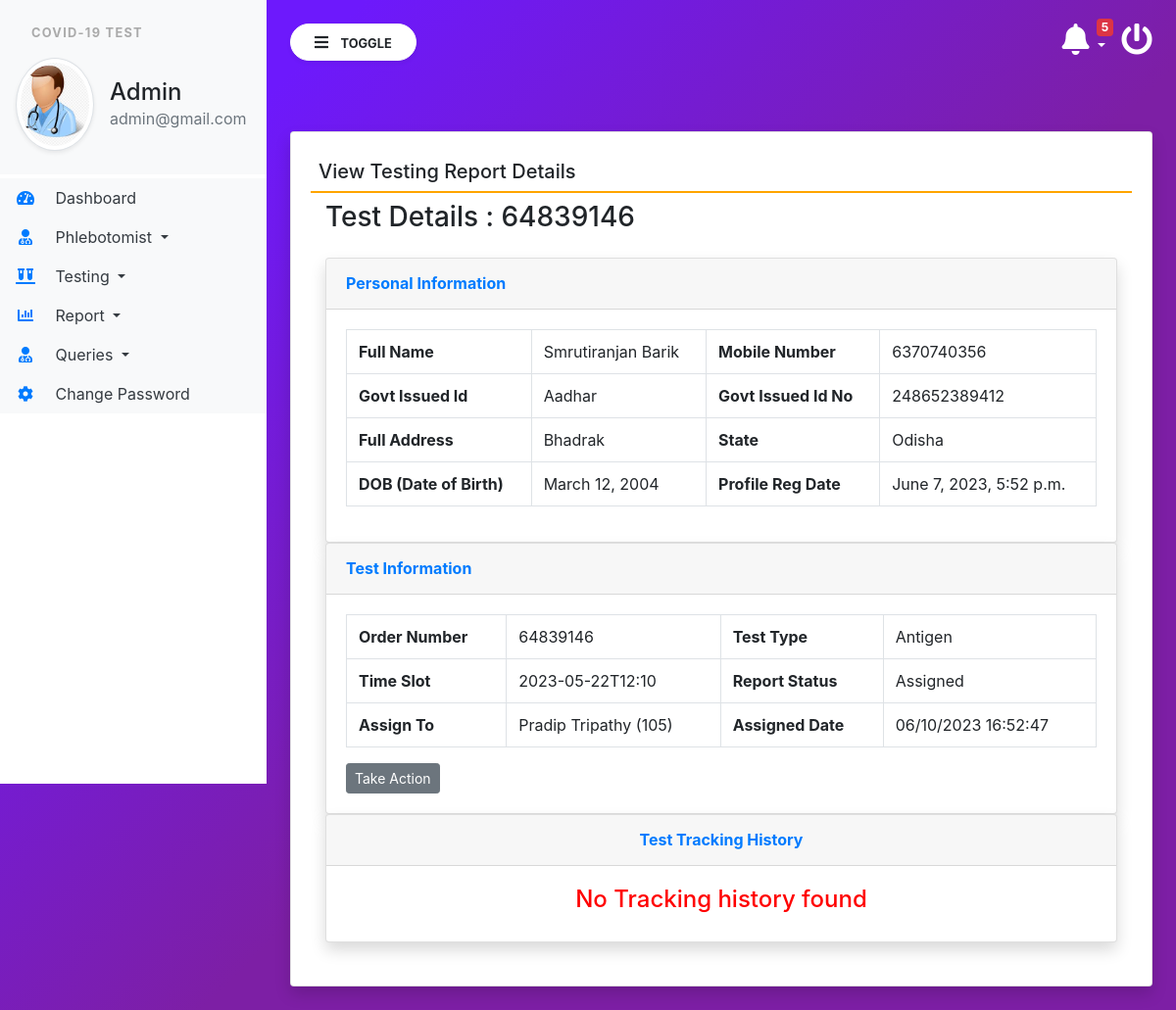
The page /viewTestingDtls/22 (signed in) on the database its author committed.
### covid/models.py (models this page shows, shortened)
class Testrecord(models.Model):
    OrderNumber = models.CharField(max_length=50, null=True)
    patient = models.ForeignKey(Patients,on_delete=models.CASCADE)
    TestType = models.CharField(max_length=250, null=True)
    TestTimeSlot = models.CharField(max_length=150, null=True)
    ReportStatus = models.CharField(max_length=200, null=True)
    FinalReport = models.FileField(null=True,blank=True)
    ReportUploadTime = models.CharField(max_length=150,null=True)
    RegistrationDate = models.DateTimeField(auto_now_add=True)
    phlebotomist = models.ForeignKey(Phlebotomist,on_delete=models.CASCADE, null=True)
    AssignedTime = models.CharField(max_length=150, null=True)

class Patients(models.Model):
    FullName = models.CharField(max_length=150, null=True)
    MobileNumber = models.CharField(max_length=15, null=True)
    DateOfBirth = models.DateField(null=True)
    GovtIssuedId = models.CharField(max_length=150,null=True)
    GovtIssuedIdNo = models.CharField(max_length=150, null=True)
    FullAddress = models.CharField(max_length=350, null=True)
    State = models.CharField(max_length=200, null=True)
    RegistrationDate = models.DateTimeField(auto_now_add=True)

class Phlebotomist(models.Model):
    EmpID = models.CharField(max_length=100, null=True)
    FullName = models.CharField(max_length=150, null=True)
    MobileNumber = models.CharField(max_length=15, null=True)
    RegDate = models.DateTimeField(auto_now_add=True)

### covid/views.py (the view)
# urls.py: path('viewTestingDtls/<int:pid>', viewTestingDtls,name='viewTestingDtls'),
def viewTestingDtls(request,pid):
    if not request.user.is_authenticated:
        return redirect('admin_login')
    test = Testrecord.objects.get(id=pid)
    report1 = Reporttracking.objects.filter(testRecord=test)
    testid = test.id
    phlebomist = Phlebotomist.objects.all()
    reportcount = Reporttracking.objects.filter(testRecord=test).count()
    try:
        if request.method == "POST":
            phlebotomistid = request.POST['assignto']
            ReportStatus = "Assigned"
            phlebotomist1 = Phlebotomist.objects.get(id=phlebotomistid)
            try:
                test.phlebotomist = phlebotomist1
                test.ReportStatus = ReportStatus
                now = datetime.now()
                test.AssignedTime = now.strftime("%m/%d/%Y %H:%M:%S")
                test.save()
                error = "no"
            except:
                error="yes"
    except:
        if request.method == "POST":
            ReportStatus = request.POST['ReportStatus']
            remark = request.POST['remark']
            try:
                reporttracking = Reporttracking.objects.create(testRecord=test,Remark=remark,Status=ReportStatus)
                test.ReportStatus = ReportStatus
                test.save()
                error1 = "no"
                try:
                    report = request.FILES['report']
                    test.FinalReport = report
                    now = datetime.now()
                    test.ReportUploadTime = now.strftime("%m/%d/%Y %H:%M:%S")
                    test.save()
                except:
                    pass
            except:
                error1 = "yes"
    return render(request,'viewTestingDtls.html', locals())

### covid/templatetags/custom_tag.py (called while the page is built)
@register.filter(name = 'notification')
def notification(obj):
    test  = Testrecord.objects.filter(ReportStatus="Not Processed yet")
    return test

@register.simple_tag()
def notificationcount(*args, **kwargs):
    testcount  = Testrecord.objects.filter(ReportStatus="Not Processed yet").count()
    return testcount

### covid/templates/viewTestingDtls.html (shortened to what this page needs)
{% extends 'admin_base.html' %}
{% block main  %}
<div class="card shadow mt-5">
    <div class="card-body">
        <h5 class="p-2" style="border-bottom: 2px solid orange;">View Testing Report Details</h5>
        <div class="container-fluid">
            <h1 class="h3 mb-4 text-gray-800">Test Details : {{test.OrderNumber}}</h1>
            <div class="row">
                <div class="col-lg-12">
                    <div class="card shadow">
                        <div class="card-header py-3">
                            <h6 class="m-0 font-weight-bold text-primary">Personal Information</h6>
                        </div>
                        <div class="card-body">
                            <table class="table table-bordered" width="100%" cellspacing="0">
                                <tr>
                                    <th>Full Name</th>
                                    <td>{{test.patient.FullName}}</td>
                                    <th>Mobile Number</th>
                                    <td>{{test.patient.MobileNumber}}</td>
                                </tr>
                                <tr>
                                    <th>Govt Issued Id</th>
                                    <td>{{test.patient.GovtIssuedId}}</td>
                                    <th>Govt Issued Id No</th>
                                    <td>{{test.patient.GovtIssuedIdNo}}</td>
                                </tr>
                                <tr>
                                    <th>Full Address</th>
                                    <td>{{test.patient.FullAddress}}</td>
                                    <th>State</th>
                                    <td>{{test.patient.State}}</td>
                                </tr>
                                <tr>
                                    <th>DOB (Date of Birth)</th>
                                    <td>{{test.patient.DateOfBirth}}</td>
                                    <th>Profile Reg Date</th>
                                    <td>{{test.patient.RegistrationDate}}</td>
                                </tr>
                            </table>
                        </div>
                    </div>
                </div>
                <div class="col-lg-12">
                    <div class="card shadow">
                        <div class="card-header py-3">
                            <h6 class="m-0 font-weight-bold text-primary">Test Information</h6>
                        </div>
                        <div class="card-body">
                            <table class="table table-bordered" width="100%" cellspacing="0">
                                <tr>
                                    <th>Order Number</th>
                                    <td>{{test.OrderNumber}}</td>
                                    <th>Test Type</th>
                                    <td>{{test.TestType}}</td>
                                </tr>
                                <tr>
                                    <th>Time Slot</th>
                                    <td>{{test.TestTimeSlot}}</td>
                                    {% if test.ReportStatus == 'Not Processed yet' %}
                                    <th>Report Status</th>
                                    <td>Not Processed yet</td>
                                    {% else %}
                                    <th>Report Status</th>
                                    <td>{{test.ReportStatus}}</td>
                                    {% endif %}
                                </tr>
                                {% if test.phlebotomist.EmpID %}
                                <tr>
                                    <th>Assign To</th>
                                    <td>{{test.phlebotomist.FullName}} ({{test.phlebotomist.EmpID}})</td>
                                    <th>Assigned Date</th>
                                    <td>{{test.AssignedTime}}</td>
                                </tr>
                                {% endif %}
                            </table>
                            {% if not test.phlebotomist.EmpID %}
                            <div class="form-group">
                                <button type="button" class="btn btn-secondary btn-sm" data-toggle="modal"
                                        data-target="#assignto">Assign To
                                </button>
                            </div>
                            {% else %}
                                {% if test.ReportStatus == 'Assigned' or test.ReportStatus == 'On the Way for Collection' or test.ReportStatus == 'Sample Collected' or test.ReportStatus == 'Sent to Lab' %}
                            <button type="button" class="btn btn-secondary btn-sm" data-toggle="modal" data-target="#takeaction">Take Action</button>
                                    {% endif %}
                                {% endif %}
                        </div>
                    </div>
                </div>
            </div>
            <div class="row">
                <div class="col-lg-12">
                    <div class="card shadow mb-4">
                        <div class="card-header py-3">
                            <h6 class="m-0 font-weight-bold text-primary" align="center">Test Tracking History</h6>
                        </div>
                        <div class="card-body">
                            {% if reportcount == 0 %}
                            <h4 align="center" style="color:red"> No Tracking history found </h4>
                            {% endif %}
                        </div>
                    </div>
                </div>
            </div>
        </div>
    </div>
</div>
        {% endblock %}

### covid/templates/admin_base.html (shortened to what this page needs)
{% load static %}
{% load custom_tag %}
<html lang="en">
<head>
    <link rel="stylesheet" href="https://maxcdn.bootstrapcdn.com/bootstrap/4.3.1/css/bootstrap.min.css">
    <link rel="stylesheet" href="https://use.fontawesome.com/releases/v5.6.3/css/all.css"
>
    <link rel="stylesheet" type="text/css" href="{% static 'css/sidebar.css' %}">
</head>
<body>
<div class="vertical-nav bg-white" id="sidebar">
    <div class="py-4 px-3 mb-1 bg-light">
        <p class="font-weight-bold text-uppercase px-3 small dashboard-text">Covid-19 Test</p>
        <div class="media d-flex align-items-center">
            <img src="{% static 'images/admin.jpg' %}" width="80" height="80"
                 class="mr-3 rounded-circle img-thumbnail shadow-sm">
            <div class="media-body">
                <h4 class="mb-0">Admin</h4>
                <p class="text-muted mb-0">{{request.user.email}}</p>
            </div>
        </div>
    </div>
    <ul class="nav flex-column bg-white">
        <li class="nav-item">
            <a href="{% url 'admin_home' %}" class="nav-link text-dark bg-light">
                <i class="fas fa-tachometer-alt fa-fw mr-3 text-primary"></i>
                Dashboard
            </a>
        </li>
        <li class="nav-item dropdown">
            <a class="nav-link dropdown-toggle text-dark bg-light" href="#" id="navbardrop" data-toggle="dropdown">
                <i class="fas fa-user-md mr-3 text-primary fa-fw"></i> Phlebotomist
            </a>
        </li>
        <li class="nav-item dropdown">
            <a class="nav-link dropdown-toggle text-dark bg-light" href="#" id="navbardrop" data-toggle="dropdown">
                <i class="fas fa-vials mr-3 text-primary fa-fw"></i> Testing
            </a>
        </li>
        <li class="nav-item dropdown">
            <a class="nav-link dropdown-toggle text-dark bg-light" href="#" id="navbardrop" data-toggle="dropdown">
                <i class="fas fa-chart-bar mr-3 text-primary fa-fw"></i> Report
            </a>
        </li>
        <li class="nav-item dropdown">
            <a class="nav-link dropdown-toggle text-dark bg-light" href="#" id="navbardrop" data-toggle="dropdown">
                <i class="fas fa-user-md mr-3 text-primary fa-fw"></i> Queries
            </a>
        </li>
        <li class="nav-item">
            <a href="{% url 'changePassword' %}" class="nav-link text-dark bg-light">
                <i class="fas fa-cog mr-3 text-primary fa-fw"></i>
                Change Password
            </a>
        </li>
    </ul>
</div>
<div class="page-content p-4" id="content">
    <a href="/logout" title="logout" class="float-right text-white"><i class="fas fa-power-off fa-2x"></i></a>
    <div class="container">
        <div class="dropdown">
    <a href="" class="float-right text-white pr-3 dropdown-toggle" id="menu1" data-toggle="dropdown"><span class="badge badge-danger">{% notificationcount %}</span><i class="fas fa-bell fa-2x"> </i>
    </a>
    </div>
        </div>
    <button id="sidebarCollapse" type="button" class="btn btn-light bg-white rounded-pill shadow-sm px-4 mb-4">
        <i class="fas fa-bars mr-2"></i>
        <small class="text-uppercase font-weight-bold">Toggle</small>
    </button>
    {% block main %}
    {% endblock %}
</div>
</body>
</html>

### covid/static/css/sidebar.css (style rules this page uses)
body { background-image : linear-gradient(135.9deg,rgba(109,25,252,1) 16.4%,rgba(125,31,165,1) 56.1%); min-height:100vh; }
.vertical-nav { min-width : 17rem; width : 17rem; height:100vh; position:fixed; top:0; left:0; transition: all 0.4s; }
.page-content { width:calc(100% - 17rem); margin-left:17rem; transition:all 0.4s; }
.dashboard-text { letter-spacing : 0.1em; color : #aaa; }
.badge { position: absolute; top: -5px; right: 25px; }

### rows shown on the page
Testrecord: OrderNumber "64839146", patient.FullName "Smrutiranjan Barik", patient.MobileNumber "6370740356", patient.GovtIssuedId "Aadhar", patient.GovtIssuedIdNo "248652389412", patient.FullAddress "Bhadrak", patient.State "Odisha", patient.DateOfBirth "March 12, 2004", patient.RegistrationDate "June 7, 2023, 5:52 p.m.", TestType "Antigen", TestTimeSlot "2023-05-22T12:10", ReportStatus "Assigned", phlebotomist.FullName "Pradip Tripathy", phlebotomist.EmpID "105", AssignedTime "06/10/2023 16:52:47"

### other values the page prints
{{ request.user.email }} "admin@gmail.com"
